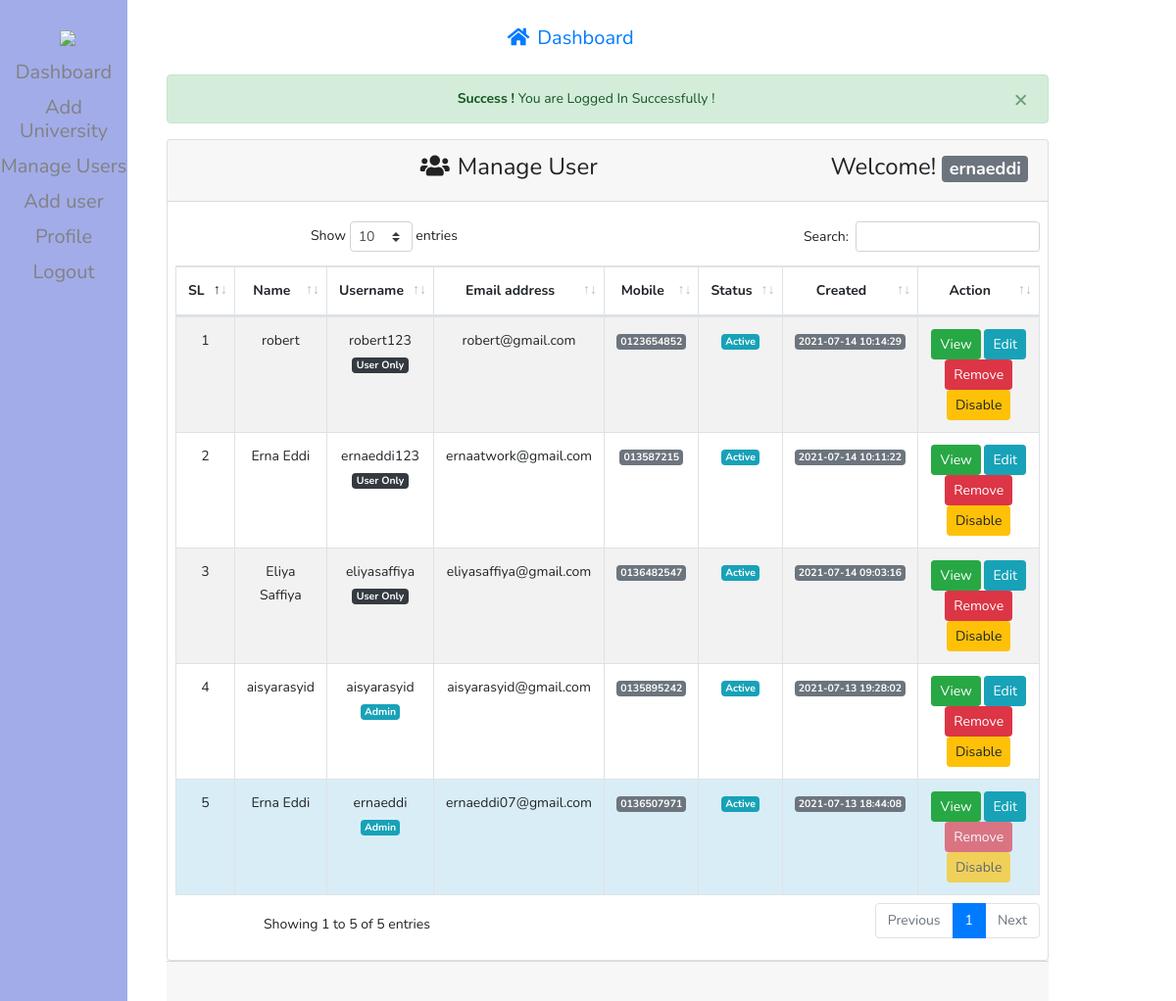
The page /index.php (signed in) on the database its author committed.
### tables this page shows
CREATE TABLE `tbl_users` (
  `id` int(11) NOT NULL,
  `name` varchar(255) DEFAULT NULL,
  `username` varchar(255) DEFAULT NULL,
  `email` varchar(255) DEFAULT NULL,
  `password` varchar(255) DEFAULT NULL,
  `mobile` varchar(25) DEFAULT NULL,
  `roleid` tinyint(4) DEFAULT NULL,
  `isActive` tinyint(4) DEFAULT 0,
  `created_at` timestamp NOT NULL DEFAULT current_timestamp(),
  `updated_at` timestamp NOT NULL DEFAULT current_timestamp()
);

### index.php (the view, shortened to what this page needs)
<?php
include 'inc/header.php';
$logMsg = Session::get('logMsg');
if (isset($logMsg)) {
  echo $logMsg;
}
?>
      <div class="card ">
        <div class="card-header">
          <h3><i class="fas fa-users mr-2"></i>Manage User <span class="float-right">Welcome! <strong>
            <span class="badge badge-lg badge-secondary text-white">
<?php
$username = Session::get('username');
if (isset($username)) {
  echo $username;
}
 ?></span>
<link rel="stylesheet" href="assets/style.css">
          </strong></span></h3>
        </div>
        <div class="card-body pr-2 pl-2">
          <table id="example" class="table table-striped table-bordered" style="width:100%">
                  <thead>
                    <tr>
                      <th  class="text-center">SL</th>
                      <th  class="text-center">Name</th>
                      <th  class="text-center">Username</th>
                      <th  class="text-center">Email address</th>
                      <th  class="text-center">Mobile</th>
                      <th  class="text-center">Status</th>
                      <th  class="text-center">Created</th>
                      <th  width='25%' class="text-center">Action</th>
                    </tr>
                  </thead>
                  <tbody>
                    <?php
                      $allUser = $users->selectAllUserData();
                      if ($allUser) {
                        $i = 0;
                        foreach ($allUser as  $value) {
                          $i++;
                     ?>
                      <tr class="text-center"
                      <?php if (Session::get("id") == $value->id) {
                        echo "style='background:#d9edf7' ";
                      } ?>
                      >
                        <td><?php echo $i; ?></td>
                        <td><?php echo $value->name; ?></td>
                        <td><?php echo $value->username; ?> <br>
                          <?php if ($value->roleid  == '1'){
                          echo "<span class='badge badge-lg badge-info text-white'>Admin</span>";
                        } elseif ($value->roleid == '2') {
                          echo "<span class='badge badge-lg badge-dark text-white'>Editor</span>";
                        }elseif ($value->roleid == '3') {
                            echo "<span class='badge badge-lg badge-dark text-white'>User Only</span>";
                        } ?></td>
                        <td><?php echo $value->email; ?></td>
                        <td><span class="badge badge-lg badge-secondary text-white"><?php echo $value->mobile; ?></span></td>
                        <td>
                          <?php if ($value->isActive == '0') { ?>
                          <span class="badge badge-lg badge-info text-white">Active</span>
                        <?php }else{ ?>
                    <span class="badge badge-lg badge-danger text-white">Deactive</span>
                        <?php } ?>
                        </td>
                        <td><span class="badge badge-lg badge-secondary text-white"><?php echo $users->formatDate($value->created_at);  ?></span></td>
                        <td>
                          <?php if ( Session::get("roleid") == '1') {?>
                            <a class="btn btn-success btn-sm
                            " href="profile.php?id=<?php echo $value->id;?>">View</a>
                            <a class="btn btn-info btn-sm " href="profile.php?id=<?php echo $value->id;?>">Edit</a>
                            <a onclick="return confirm('Are you sure To Delete ?')" class="btn btn-danger
                    <?php if (Session::get("id") == $value->id) {
                      echo "disabled";
                    } ?>
                             btn-sm " href="?remove=<?php echo $value->id;?>">Remove</a>
                             <?php if ($value->isActive == '0') {  ?>
                               <a onclick="return confirm('Are you sure To Deactive ?')" class="btn btn-warning
                       <?php if (Session::get("id") == $value->id) {
                         echo "disabled";
                       } ?>
                                btn-sm " href="?deactive=<?php echo $value->id;?>">Disable</a>
                             <?php } ?>
                        <?php  }elseif(Session::get("id") == $value->id  && Session::get("roleid") == '2'){ ?>
                          <a class="btn btn-success btn-sm " href="profile.php?id=<?php echo $value->id;?>">View</a>
                          <a class="btn btn-info btn-sm " href="profile.php?id=<?php echo $value->id;?>">Edit</a>
                        <?php }elseif(Session::get("id") == $value->id  && Session::get("roleid") == '3'){ ?>
                          <a class="btn btn-success btn-sm " href="profile.php?id=<?php echo $value->id;?>">View</a>
                          <a class="btn btn-info btn-sm " href="profile.php?id=<?php echo $value->id;?>">Edit</a>
                        <?php } ?>
                        </td>
                      </tr>
                    <?php }}else{ ?>
                      <tr class="text-center">
                      <td>No user availabe now !</td>
                    </tr>
                    <?php } ?>
                  </tbody>
              </table>
        </div>
      </div>
  <?php
  include 'inc/footer.php';
  ?>

### inc/header.php (shortened to what this page needs)
<?php
$filepath = realpath(dirname(__FILE__));
include_once $filepath."/../lib/Session.php";
$users = new Users();
?>
<!DOCTYPE html>
<html lang="en" dir="ltr">
  <head>
    <link rel="stylesheet" href="assets/bootstrap.min.css">
    <link href="https://use.fontawesome.com/releases/v5.0.4/css/all.css" rel="stylesheet">
    <link rel="stylesheet" href="assets/dataTables.bootstrap4.min.css">
    <link rel="stylesheet" href="assets/style.css">
    <link rel="stylesheet" href="https://stackpath.bootstrapcdn.com/bootstrap/4.5.2/css/bootstrap.min.css">
  </head>
  <body>
    <div class="sidebar">
      <nav class="sidebar">
        <a class="navbar-brand" href="dashboard.php"><i class="fas fa-home mr-2"></i>Dashboard</a>
        <button class="navbar-toggler" type="button" data-toggle="collapse" data-target="#navbarsExampleDefault" aria-controls="navbarsExampleDefault" aria-expanded="false" aria-label="Toggle navigation">
          <span class="navbar-toggler-icon"></span>
        </button>
        <div class="sidenav" id="navbarsExampleDefault">
          <ul class="navbar-nav ml-auto">
          <?php if (Session::get('id') == TRUE) { ?>
            <?php if (Session::get('roleid') == '1') { ?>
              <li class="nav-item">
                  <a><img src="https://img.icons8.com/bubbles/100/000000/user-group-woman-woman.png"/></a>
                  <a class="nav-link" href="dashboard.php"><i class=""></i>Dashboard</a> </span></a>
                  <a class="nav-link" href="AddUni.php"><i class=""></i>Add University</a> </span></a>
                  <a class="nav-link" href="index.php"><i class=""></i>Manage Users</span></a>
              </li>
              <li class="nav-item
              <?php
                          $path = $_SERVER['SCRIPT_FILENAME'];
                          $current = basename($path, '.php');
                          if ($current == 'addUser') {
                            echo " active ";
                          }
                         ?>">
                <a class="nav-link" href="addUser.php"><i class=""></i>Add user </span></a>
              </li>
            <?php  } ?>
            <li class="nav-item
            <?php
      				$path = $_SERVER['SCRIPT_FILENAME'];
      				$current = basename($path, '.php');
      				if ($current == 'profile') {
      					echo "active ";
      				}
      			 ?>
            ">
              <a class="nav-link" href="profile.php?id=<?php echo Session::get("id"); ?>"><i class=""></i>Profile <span class="sr-only">(current)</span></a>
            </li>
            <li class="nav-item">
              <a class="nav-link" href="?action=logout"><i class=""></i>Logout</a>
            </li>
          <?php } ?>
          </ul>
        </div>
      </nav>

### inc/footer.php (shortened to what this page needs)
<div class="well card-footer">
</div>
  </body>
</html>

### assets/style.css (style rules this page uses)
body { line-height: 24px; font-size: 14px; font-style: normal; font-weight: normal; visibility: visible; font-family: 'Nunito', sans-serif; color: #222; text-align: center; width: 75%; margin-top:20px; margin-left: 170px; background-color: rgb(255, 255, 255); }
h1, h2, h3, h4, h5, h6 { color: #222; font-family: 'Nunito', sans-serif; font-weight: 400; margin-top: 0; }
h3 { font-size: 24px; line-height: 30px; }
.sidenav { height: 100%; width: 130px; position: fixed; z-index: 1; top: 0; left: 0; background-color: #a2ace9; overflow-x: hidden; padding-top: 20px; }
.sidenav a { padding: 6px 8px 6px 16px; text-align:center; text-decoration: none; font-size: 20px; color: #818181; display: block; }

### rows shown on the page
tbl_users: name "robert", username "robert123", shows "User Only", email "robert@gmail.com", mobile "0123654852", isActive "Active", created_at "2021-07-14 10:14:29"
tbl_users: name "Erna Eddi", username "ernaeddi123", shows "User Only", email "ernaatwork@gmail.com", mobile "013587215", isActive "Active", created_at "2021-07-14 10:11:22"
tbl_users: name "Eliya Saffiya", username "eliyasaffiya", shows "User Only", email "eliyasaffiya@gmail.com", mobile "0136482547", isActive "Active", created_at "2021-07-14 09:03:16"
tbl_users: name "aisyarasyid", username "aisyarasyid", shows "Admin", email "aisyarasyid@gmail.com", mobile "0135895242", isActive "Active", created_at "2021-07-13 19:28:02"
tbl_users: name "Erna Eddi", username "ernaeddi", shows "Admin", email "ernaeddi07@gmail.com", mobile "0136507971", isActive "Active", created_at "2021-07-13 18:44:08"

### other values the page prints
$logMsg "× Success ! You are Logged In Successfully !"
$username "ernaeddi"
